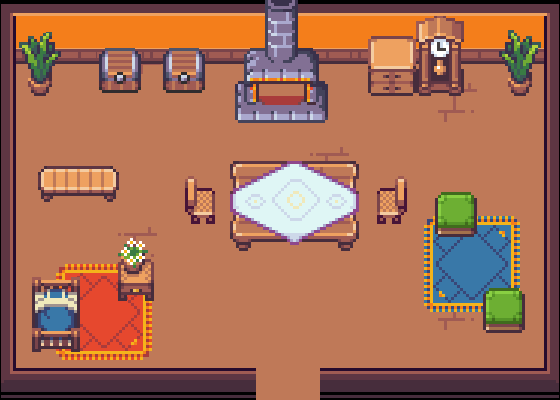

A 2D game scene composited from a Tiled map and its tileset images. What follows is a short description and the map's XML, with each tile layer's data collapsed to a summary:
An orthogonal 35x25 tile map with 16x16 px tiles, 3 tile layers (Piso, CosasPiso, Objetos), 2 tilesets and 109 objects.

<map version="1.8" tiledversion="1.8.5" orientation="orthogonal" renderorder="right-down" width="35" height="25" tilewidth="16" tileheight="16" infinite="0" nextlayerid="6" nextobjectid="111">
 <tileset firstgid="1" source="../tsx/house/tileset_B.tsx" />
 <tileset firstgid="2305" source="../tsx/house/tileset_C.tsx" />
 <layer id="1" name="Piso" width="35" height="25">
  <data>[875 cells, 875 non-empty, 42 distinct tile ids]</data>
 </layer>
 <objectgroup id="4" name="Objetos">
  <object id="1" x="44.7136" y="87.0983" />
  <object id="2" x="35.864" y="87.564" />
  <object id="3" x="48" y="176" />
  <object id="4" x="48" y="192" />
  <object id="5" x="64" y="192" />
  <object id="6" x="80" y="192" />
  <object id="7" x="96" y="192" />
  <object id="8" x="112" y="192" />
  <object id="9" x="112" y="176" />
  <object id="10" x="96" y="176" />
  <object id="11" x="80" y="176" />
  <object id="12" x="64" y="176" />
  <object id="13" x="48" y="176" />
  <object id="14" x="128" y="272" />
  <object id="15" x="128" y="288" />
  <object id="16" x="144" y="288" />
  <object id="17" x="144" y="272" />
  <object id="18" x="64" y="288" />
  <object id="19" x="64" y="304" />
  <object id="20" x="64" y="320" />
  <object id="21" x="64" y="336" />
  <object id="22" x="48" y="336" />
  <object id="23" x="48" y="320" />
  <object id="24" x="48" y="304" />
  <object id="25" x="48" y="288" />
  <object id="26" x="204.937" y="197.951" />
  <object id="27" x="204.937" y="213.321" />
  <object id="28" x="387.052" y="197.019" />
  <object id="29" x="385.654" y="213.787" />
  <object id="30" x="448" y="208" />
  <object id="31" x="448" y="224" />
  <object id="32" x="464" y="224" />
  <object id="33" x="464" y="208" />
  <object id="34" x="496" y="304" />
  <object id="35" x="496" y="320" />
  <object id="36" x="512" y="320" />
  <object id="37" x="512" y="304" />
  <object id="38" x="352" y="176" />
  <object id="39" x="336" y="176" />
  <object id="40" x="304" y="176" />
  <object id="41" x="288" y="176" />
  <object id="42" x="272" y="176" />
  <object id="43" x="256" y="176" />
  <object id="44" x="240" y="176" />
  <object id="45" x="240" y="192" />
  <object id="46" x="240" y="208" />
  <object id="47" x="240" y="224" />
  <object id="48" x="256" y="224" />
  <object id="49" x="256" y="208" />
  <object id="50" x="256" y="192" />
  <object id="51" x="272" y="192" />
  <object id="52" x="272" y="208" />
  <object id="53" x="272" y="224" />
  <object id="54" x="288" y="224" />
  <object id="55" x="288" y="208" />
  <object id="56" x="288" y="192" />
  <object id="57" x="304" y="192" />
  <object id="58" x="304" y="208" />
  <object id="59" x="304" y="224" />
  <object id="60" x="320" y="224" />
  <object id="61" x="320" y="208" />
  <object id="62" x="320" y="192" />
  <object id="63" x="336" y="192" />
  <object id="64" x="336" y="208" />
  <object id="65" x="336" y="224" />
  <object id="66" x="352" y="224" />
  <object id="67" x="352" y="208" />
  <object id="68" x="352" y="192" />
  <object id="69" x="522.59" y="85.2352" />
  <object id="70" x="454.122" y="77.783" />
  <object id="71" x="454.588" y="88.0298" />
  <object id="72" x="437.82" y="87.564" />
  <object id="73" x="436.889" y="72.6595" />
  <object id="74" x="421.518" y="69.8649" />
  <object id="75" x="425.245" y="88.9613" height="0.465766" />
  <object id="76" x="401.956" y="88.0298" height="0.465766" />
  <object id="77" x="404.285" y="73.1253" />
  <object id="78" x="392.175" y="73.1253" />
  <object id="79" x="391.709" y="89.4271" />
  <object id="80" x="375.408" y="86.1667" height="0.931532" />
  <object id="81" x="374.942" y="71.728" />
  <object id="82" x="320" y="80" />
  <object id="83" x="320" y="96" />
  <object id="84" x="320" y="112" />
  <object id="85" x="304" y="112" />
  <object id="86" x="288" y="112" />
  <object id="87" x="256" y="112" />
  <object id="88" x="240" y="112" />
  <object id="89" x="240" y="96" />
  <object id="90" x="240" y="80" />
  <object id="91" x="256" y="80" />
  <object id="92" x="256" y="64" />
  <object id="93" x="320" y="64" />
  <object id="94" x="192" y="64" />
  <object id="95" x="192" y="80" />
  <object id="96" x="176" y="80" />
  <object id="97" x="176" y="64" />
  <object id="98" x="128" y="64" />
  <object id="99" x="128" y="80" />
  <object id="100" x="112" y="80" />
  <object id="101" x="112" y="64" />
 </objectgroup>
 <objectgroup id="5" name="Paredes">
  <object id="102" x="551.933" y="56.8235" />
  <object id="103" x="551.467" y="77.3172" height="3.26036" />
  <object id="104" x="543.083" y="68.0019" width="17.6991" height="328.831" />
  <object id="105" x="319.516" y="368.887" width="223.568" height="28.8775" />
  <object id="106" x="5.12343" y="367.49" width="249.651" height="29.809" />
  <object id="107" x="-10.2469" y="7.91803" width="23.7541" height="356.311" />
  <object id="108" x="10.7126" y="2.7946" width="546.344" height="10.7126" />
  <object id="109" x="544.946" y="13.0415" width="13.973" height="34.0009" />
 </objectgroup>
 <layer id="3" name="CosasPiso" width="35" height="25">
  <data>[875 cells, 98 non-empty, 98 distinct tile ids]</data>
 </layer>
 <layer id="2" name="Objetos" width="35" height="25">
  <data>[875 cells, 266 non-empty, 248 distinct tile ids]</data>
 </layer>
</map>
